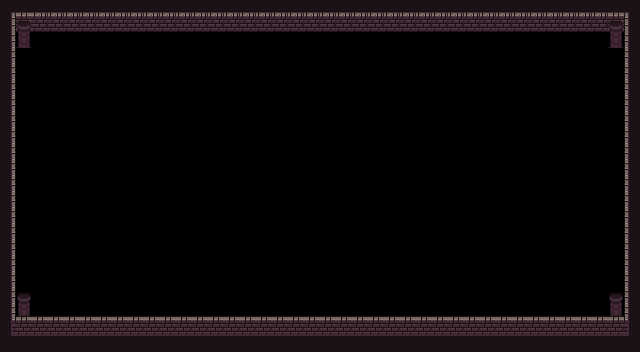

The image is a tile-based game level rendered from a .tmx file. Its description and complete source (layers, tilesets, objects, tile grids) follow:
An orthogonal 40x22 tile map with 16x16 px tiles, 3 tile layers (Tile Layer 1, Tile Layer 2, Tile Layer 3), 3 tilesets.

<map version="1.5" tiledversion="1.6.0" orientation="orthogonal" renderorder="right-down" width="40" height="22" tilewidth="16" tileheight="16" infinite="0" nextlayerid="6" nextobjectid="1">
 <tileset firstgid="1" name="0x72_16x16DungeonTileset.v1" tilewidth="16" tileheight="16" tilecount="160" columns="16">
  <image source="../../Assets/0x72_16x16DungeonTileset.v1.png" width="256" height="160" />
 </tileset>
 <tileset firstgid="161" name="0x72_16x16DungeonTileset_walls.v1" tilewidth="16" tileheight="16" tilecount="256" columns="16">
  <image source="../../Assets/0x72_16x16DungeonTileset_walls.v1.png" width="256" height="256" />
 </tileset>
 <tileset firstgid="417" name="0x72_16x16DungeonTileset.v4" tilewidth="16" tileheight="16" tilecount="256" columns="16">
  <image source="../../Assets/0x72_16x16DungeonTileset.v4.png" width="256" height="256" />
 </tileset>
 <layer id="1" name="Tile Layer 1" width="40" height="22">
  <data encoding="csv">
117,117,117,117,117,117,117,117,117,117,117,117,117,117,117,117,117,117,117,117,117,117,117,117,117,117,117,117,117,117,117,117,117,117,117,117,117,117,117,117,
117,0,0,0,0,0,0,0,0,0,0,0,0,0,0,0,0,0,0,0,0,0,0,0,0,0,0,0,0,0,0,0,0,0,0,0,0,0,0,117,
117,0,0,0,0,0,0,0,0,0,0,0,0,0,0,0,0,0,0,0,0,0,0,0,0,0,0,0,0,0,0,0,0,0,0,0,0,0,0,117,
117,0,0,0,0,0,0,0,0,0,0,0,0,0,0,0,0,0,0,0,0,0,0,0,0,0,0,0,0,0,0,0,0,0,0,0,0,0,0,117,
117,0,0,0,0,0,0,0,0,0,0,0,0,0,0,0,0,0,0,0,0,0,0,0,0,0,0,0,0,0,0,0,0,0,0,0,0,0,0,117,
117,0,0,0,0,0,0,0,0,0,0,0,0,0,0,0,0,0,0,0,0,0,0,0,0,0,0,0,0,0,0,0,0,0,0,0,0,0,0,117,
117,0,0,0,0,0,0,0,0,0,0,0,0,0,0,0,0,0,0,0,0,0,0,0,0,0,0,0,0,0,0,0,0,0,0,0,0,0,0,117,
117,0,0,0,0,0,0,0,0,0,0,0,0,0,0,0,0,0,0,0,0,0,0,0,0,0,0,0,0,0,0,0,0,0,0,0,0,0,0,117,
117,0,0,0,0,0,0,0,0,0,0,0,0,0,0,0,0,0,0,0,0,0,0,0,0,0,0,0,0,0,0,0,0,0,0,0,0,0,0,117,
117,0,0,0,0,0,0,0,0,0,0,0,0,0,0,0,0,0,0,0,0,0,0,0,0,0,0,0,0,0,0,0,0,0,0,0,0,0,0,117,
117,0,0,0,0,0,0,0,0,0,0,0,0,0,0,0,0,0,0,0,0,0,0,0,0,0,0,0,0,0,0,0,0,0,0,0,0,0,0,117,
117,0,0,0,0,0,0,0,0,0,0,0,0,0,0,0,0,0,0,0,0,0,0,0,0,0,0,0,0,0,0,0,0,0,0,0,0,0,0,117,
117,0,0,0,0,0,0,0,0,0,0,0,0,0,0,0,0,0,0,0,0,0,0,0,0,0,0,0,0,0,0,0,0,0,0,0,0,0,0,117,
117,0,0,0,0,0,0,0,0,0,0,0,0,0,0,0,0,0,0,0,0,0,0,0,0,0,0,0,0,0,0,0,0,0,0,0,0,0,0,117,
117,0,0,0,0,0,0,0,0,0,0,0,0,0,0,0,0,0,0,0,0,0,0,0,0,0,0,0,0,0,0,0,0,0,0,0,0,0,0,117,
117,0,0,0,0,0,0,0,0,0,0,0,0,0,0,0,0,0,0,0,0,0,0,0,0,0,0,0,0,0,0,0,0,0,0,0,0,0,0,117,
117,0,0,0,0,0,0,0,0,0,0,0,0,0,0,0,0,0,0,0,0,0,0,0,0,0,0,0,0,0,0,0,0,0,0,0,0,0,0,117,
117,0,0,0,0,0,0,0,0,0,0,0,0,0,0,0,0,0,0,0,0,0,0,0,0,0,0,0,0,0,0,0,0,0,0,0,0,0,0,117,
117,606,0,0,0,0,0,0,0,0,0,0,0,0,0,0,0,0,0,0,0,0,0,0,0,0,0,0,0,0,0,0,0,0,0,0,0,0,606,117,
117,622,0,0,0,0,0,0,0,0,0,0,0,0,0,0,0,0,0,0,0,0,0,0,0,0,0,0,0,0,0,0,0,0,0,0,0,0,622,117,
117,0,0,0,0,0,0,0,0,0,0,0,0,0,0,0,0,0,0,0,0,0,0,0,0,0,0,0,0,0,0,0,0,0,0,0,0,0,0,117,
117,117,117,117,117,117,117,117,117,117,117,117,117,117,117,117,117,117,117,117,117,117,117,117,117,117,117,117,117,117,117,117,117,117,117,117,117,117,117,117
</data>
 </layer>
 <layer id="2" name="Tile Layer 2" width="40" height="22">
  <data encoding="csv">
161,162,3,3,3,3,3,3,3,3,3,3,3,3,3,3,3,3,3,3,3,3,3,3,3,3,3,3,3,3,3,3,3,3,3,3,3,3,162,163,
177,178,19,19,19,19,19,19,19,19,19,19,19,19,19,19,19,19,19,19,19,19,19,19,19,19,19,19,19,19,19,19,19,19,19,19,19,19,178,179,
193,0,0,0,0,0,0,0,0,0,0,0,0,0,0,0,0,0,0,0,0,0,0,0,0,0,0,0,0,0,0,0,0,0,0,0,0,0,0,195,
193,0,0,0,0,0,0,0,0,0,0,0,0,0,0,0,0,0,0,0,0,0,0,0,0,0,0,0,0,0,0,0,0,0,0,0,0,0,0,195,
193,0,0,0,0,0,0,0,0,0,0,0,0,0,0,0,0,0,0,0,0,0,0,0,0,0,0,0,0,0,0,0,0,0,0,0,0,0,0,195,
193,0,0,0,0,0,0,0,0,0,0,0,0,0,0,0,0,0,0,0,0,0,0,0,0,0,0,0,0,0,0,0,0,0,0,0,0,0,0,195,
193,0,0,0,0,0,0,0,0,0,0,0,0,0,0,0,0,0,0,0,0,0,0,0,0,0,0,0,0,0,0,0,0,0,0,0,0,0,0,195,
193,0,0,0,0,0,0,0,0,0,0,0,0,0,0,0,0,0,0,0,0,0,0,0,0,0,0,0,0,0,0,0,0,0,0,0,0,0,0,195,
193,0,0,0,0,0,0,0,0,0,0,0,0,0,0,0,0,0,0,0,0,0,0,0,0,0,0,0,0,0,0,0,0,0,0,0,0,0,0,195,
193,0,0,0,0,0,0,0,0,0,0,0,0,0,0,0,0,0,0,0,0,0,0,0,0,0,0,0,0,0,0,0,0,0,0,0,0,0,0,195,
193,0,0,0,0,0,0,0,0,0,0,0,0,0,0,0,0,0,0,0,0,0,0,0,0,0,0,0,0,0,0,0,0,0,0,0,0,0,0,195,
193,0,0,0,0,0,0,0,0,0,0,0,0,0,0,0,0,0,0,0,0,0,0,0,0,0,0,0,0,0,0,0,0,0,0,0,0,0,0,195,
193,0,0,0,0,0,0,0,0,0,0,0,0,0,0,0,0,0,0,0,0,0,0,0,0,0,0,0,0,0,0,0,0,0,0,0,0,0,0,195,
193,0,0,0,0,0,0,0,0,0,0,0,0,0,0,0,0,0,0,0,0,0,0,0,0,0,0,0,0,0,0,0,0,0,0,0,0,0,0,195,
193,0,0,0,0,0,0,0,0,0,0,0,0,0,0,0,0,0,0,0,0,0,0,0,0,0,0,0,0,0,0,0,0,0,0,0,0,0,0,195,
193,0,0,0,0,0,0,0,0,0,0,0,0,0,0,0,0,0,0,0,0,0,0,0,0,0,0,0,0,0,0,0,0,0,0,0,0,0,0,195,
193,0,0,0,0,0,0,0,0,0,0,0,0,0,0,0,0,0,0,0,0,0,0,0,0,0,0,0,0,0,0,0,0,0,0,0,0,0,0,195,
193,0,0,0,0,0,0,0,0,0,0,0,0,0,0,0,0,0,0,0,0,0,0,0,0,0,0,0,0,0,0,0,0,0,0,0,0,0,0,195,
193,0,0,0,0,0,0,0,0,0,0,0,0,0,0,0,0,0,0,0,0,0,0,0,0,0,0,0,0,0,0,0,0,0,0,0,0,0,0,195,
193,194,194,194,194,194,194,194,194,194,194,194,194,194,194,194,194,194,194,194,194,194,194,194,194,194,194,194,194,194,194,194,194,194,194,194,194,194,194,195,
209,210,210,210,210,210,210,210,210,210,210,210,210,210,210,210,210,210,210,210,210,210,210,210,210,210,210,210,210,210,210,210,210,210,210,210,210,210,210,211,
0,0,0,0,0,0,0,0,0,0,0,0,0,0,0,0,0,0,0,0,0,0,0,0,0,0,0,0,0,0,0,0,0,0,0,0,0,0,0,0
</data>
 </layer>
 <layer id="5" name="Tile Layer 3" width="40" height="22">
  <data encoding="csv">
0,0,0,0,0,0,0,0,0,0,0,0,0,0,0,0,0,0,0,0,0,0,0,0,0,0,0,0,0,0,0,0,0,0,0,0,0,0,0,0,
0,606,0,0,0,0,0,0,0,0,0,0,0,0,0,0,0,0,0,0,0,0,0,0,0,0,0,0,0,0,0,0,0,0,0,0,0,0,606,0,
0,622,0,0,0,0,0,0,0,0,0,0,0,0,0,0,0,0,0,0,0,0,0,0,0,0,0,0,0,0,0,0,0,0,0,0,0,0,622,0,
0,0,0,0,0,0,0,0,0,0,0,0,0,0,0,0,0,0,0,0,0,0,0,0,0,0,0,0,0,0,0,0,0,0,0,0,0,0,0,0,
0,0,0,0,0,0,0,0,0,0,0,0,0,0,0,0,0,0,0,0,0,0,0,0,0,0,0,0,0,0,0,0,0,0,0,0,0,0,0,0,
0,0,0,0,0,0,0,0,0,0,0,0,0,0,0,0,0,0,0,0,0,0,0,0,0,0,0,0,0,0,0,0,0,0,0,0,0,0,0,0,
0,0,0,0,0,0,0,0,0,0,0,0,0,0,0,0,0,0,0,0,0,0,0,0,0,0,0,0,0,0,0,0,0,0,0,0,0,0,0,0,
0,0,0,0,0,0,0,0,0,0,0,0,0,0,0,0,0,0,0,0,0,0,0,0,0,0,0,0,0,0,0,0,0,0,0,0,0,0,0,0,
0,0,0,0,0,0,0,0,0,0,0,0,0,0,0,0,0,0,0,0,0,0,0,0,0,0,0,0,0,0,0,0,0,0,0,0,0,0,0,0,
0,0,0,0,0,0,0,0,0,0,0,0,0,0,0,0,0,0,0,0,0,0,0,0,0,0,0,0,0,0,0,0,0,0,0,0,0,0,0,0,
0,0,0,0,0,0,0,0,0,0,0,0,0,0,0,0,0,0,0,0,0,0,0,0,0,0,0,0,0,0,0,0,0,0,0,0,0,0,0,0,
0,0,0,0,0,0,0,0,0,0,0,0,0,0,0,0,0,0,0,0,0,0,0,0,0,0,0,0,0,0,0,0,0,0,0,0,0,0,0,0,
0,0,0,0,0,0,0,0,0,0,0,0,0,0,0,0,0,0,0,0,0,0,0,0,0,0,0,0,0,0,0,0,0,0,0,0,0,0,0,0,
0,0,0,0,0,0,0,0,0,0,0,0,0,0,0,0,0,0,0,0,0,0,0,0,0,0,0,0,0,0,0,0,0,0,0,0,0,0,0,0,
0,0,0,0,0,0,0,0,0,0,0,0,0,0,0,0,0,0,0,0,0,0,0,0,0,0,0,0,0,0,0,0,0,0,0,0,0,0,0,0,
0,0,0,0,0,0,0,0,0,0,0,0,0,0,0,0,0,0,0,0,0,0,0,0,0,0,0,0,0,0,0,0,0,0,0,0,0,0,0,0,
0,0,0,0,0,0,0,0,0,0,0,0,0,0,0,0,0,0,0,0,0,0,0,0,0,0,0,0,0,0,0,0,0,0,0,0,0,0,0,0,
0,0,0,0,0,0,0,0,0,0,0,0,0,0,0,0,0,0,0,0,0,0,0,0,0,0,0,0,0,0,0,0,0,0,0,0,0,0,0,0,
0,0,0,0,0,0,0,0,0,0,0,0,0,0,0,0,0,0,0,0,0,0,0,0,0,0,0,0,0,0,0,0,0,0,0,0,0,0,0,0,
0,0,0,0,0,0,0,0,0,0,0,0,0,0,0,0,0,0,0,0,0,0,0,0,0,0,0,0,0,0,0,0,0,0,0,0,0,0,0,0,
0,0,0,0,0,0,0,0,0,0,0,0,0,0,0,0,0,0,0,0,0,0,0,0,0,0,0,0,0,0,0,0,0,0,0,0,0,0,0,0,
0,0,0,0,0,0,0,0,0,0,0,0,0,0,0,0,0,0,0,0,0,0,0,0,0,0,0,0,0,0,0,0,0,0,0,0,0,0,0,0
</data>
 </layer>
</map>
